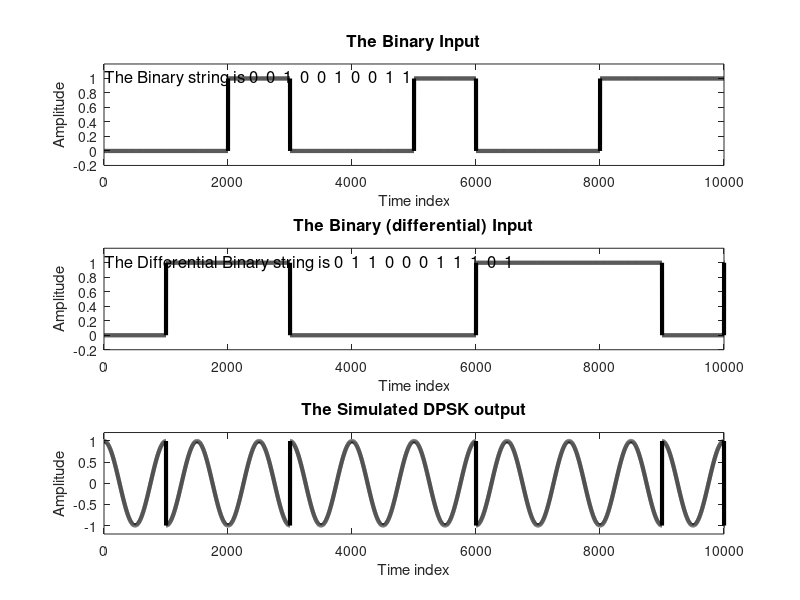

The MATLAB script that drew this image:
clear all;
close all;
clc;
fc = 1; % carrier frequency;
samp = 1000;
t = linspace(0, 2*pi, samp);
ph1 = cos(fc*t);
ph2 = -cos(fc*t);
%b = [1 0 0 0 0 0 0 1 1 1 1 1 0 1 0 1];
b = [0 0 1 0 0 1 0 0 1 1];

% Converting binary sequence to DPSK
x = 1;
nb = zeros(1, length(b)+1);
for i = 1:length(b)
    nb(i+1) = xor(b(i), x);
    x = nb(i+1);
end

dpsk = []; bin1 = []; bin2 = [];
for j = 1:length(nb)
    if nb(j) == 0
        dpsk = [dpsk, ph1];
        bin1 = [bin1, zeros(1, samp)];
    elseif nb(j) == 1
        dpsk = [dpsk, ph2];
        bin1 = [bin1, ones(1, samp)];
    end
end

for k = 1:length(b)
    if b(k) == 0
        bin2 = [bin2, zeros(1, samp)];
    elseif b(k) == 1
        bin2 = [bin2, ones(1, samp)];
    end
end

% Plotting
subplot(311), plot(bin2, 'k', 'LineWidth', 3);
axis([0 samp*length(b) -0.2 1.2]);
xlabel('Time index'); ylabel('Amplitude');
title('The Binary Input', 'FontSize', 12);
bn = num2str(b);
bx = ['The Binary string is ', bn];
text(10, 1, bx, 'FontSize', 12);



subplot(312), plot(bin1, 'k', 'LineWidth', 3);
axis([0 samp*length(b) -0.2 1.2]);
xlabel('Time index'); ylabel('Amplitude');
title('The Binary (differential) Input', 'FontSize', 12);
nb_str = num2str(nb);
bx = ['The Differential Binary string is ', nb_str];
text(10, 1, bx, 'FontSize', 12);



subplot(313), plot(dpsk, 'k', 'LineWidth', 3);
axis([0 samp*length(b) -1.2 1.2]);
xlabel('Time index'); ylabel('Amplitude');
title('The Simulated DPSK output', 'FontSize', 12);